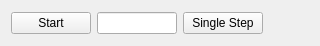
<?xml version="1.0" encoding="UTF-8"?>
<ui version="4.0">
 <class>ClockView</class>
 <widget class="QWidget" name="ClockView">
  <property name="geometry">
   <rect>
    <x>0</x>
    <y>0</y>
    <width>320</width>
    <height>46</height>
   </rect>
  </property>
  <layout class="QHBoxLayout" name="horizontalLayout">
   <item>
    <widget class="StartStopButton" name="startStopButton">
     <property name="text">
      <string>Start</string>
     </property>
     <property name="icon">
      <iconset resource="../icons.qrc">
       <normaloff>:/icons/start.png</normaloff>:/icons/start.png</iconset>
     </property>
     <property name="shortcut">
      <string>Alt+R</string>
     </property>
    </widget>
   </item>
   <item>
    <widget class="QLineEdit" name="period">
     <property name="minimumSize">
      <size>
       <width>80</width>
       <height>0</height>
      </size>
     </property>
     <property name="maximumSize">
      <size>
       <width>80</width>
       <height>16777215</height>
      </size>
     </property>
    </widget>
   </item>
   <item>
    <widget class="QPushButton" name="singleStepButton">
     <property name="text">
      <string>Single Step</string>
     </property>
     <property name="icon">
      <iconset resource="../icons.qrc">
       <normaloff>:/icons/step.png</normaloff>:/icons/step.png</iconset>
     </property>
     <property name="shortcut">
      <string>Alt+S</string>
     </property>
    </widget>
   </item>
   <item>
    <widget class="BitsView" name="clockState" native="true">
     <property name="minimumSize">
      <size>
       <width>22</width>
       <height>22</height>
      </size>
     </property>
    </widget>
   </item>
  </layout>
 </widget>
 <customwidgets>
  <customwidget>
   <class>BitsView</class>
   <extends>QWidget</extends>
   <header>views/BitsView.h</header>
   <container>1</container>
  </customwidget>
  <customwidget>
   <class>StartStopButton</class>
   <extends>QPushButton</extends>
   <header>views/StartStopButton.h</header>
  </customwidget>
 </customwidgets>
 <resources>
  <include location="../icons.qrc"/>
  <include location="../icons.qrc"/>
 </resources>
 <connections/>
</ui>
